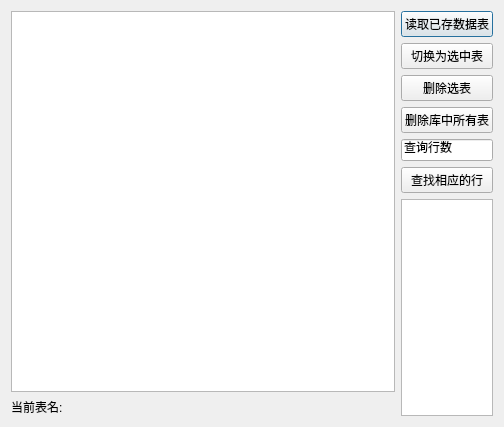
<?xml version="1.0" encoding="UTF-8"?>
<ui version="4.0">
 <class>Dialog</class>
 <widget class="QDialog" name="Dialog">
  <property name="geometry">
   <rect>
    <x>0</x>
    <y>0</y>
    <width>504</width>
    <height>427</height>
   </rect>
  </property>
  <property name="windowTitle">
   <string>Dialog</string>
  </property>
  <layout class="QHBoxLayout" name="horizontalLayout">
   <item>
    <layout class="QVBoxLayout" name="verticalLayout_2">
     <item>
      <widget class="QTableWidget" name="tableWidget_recTab"/>
     </item>
     <item>
      <widget class="QLabel" name="label_nowTableName">
       <property name="text">
        <string>当前表名:</string>
       </property>
      </widget>
     </item>
    </layout>
   </item>
   <item>
    <layout class="QVBoxLayout" name="verticalLayout">
     <item>
      <widget class="QPushButton" name="pushButton_loadSqlData">
       <property name="text">
        <string>读取已存数据表</string>
       </property>
      </widget>
     </item>
     <item>
      <widget class="QPushButton" name="pushButton_togglaSqlData">
       <property name="text">
        <string>切换为选中表</string>
       </property>
      </widget>
     </item>
     <item>
      <widget class="QPushButton" name="pushButton_dropSqlData">
       <property name="text">
        <string>删除选表</string>
       </property>
      </widget>
     </item>
     <item>
      <widget class="QPushButton" name="pushButton_dropSqlAllData">
       <property name="text">
        <string>删除库中所有表</string>
       </property>
      </widget>
     </item>
     <item>
      <widget class="QLineEdit" name="lineEdit_FindRowInfo">
       <property name="sizePolicy">
        <sizepolicy hsizetype="Ignored" vsizetype="Fixed">
         <horstretch>0</horstretch>
         <verstretch>0</verstretch>
        </sizepolicy>
       </property>
       <property name="text">
        <string>查询行数</string>
       </property>
      </widget>
     </item>
     <item>
      <widget class="QPushButton" name="pushButton_findRow">
       <property name="sizePolicy">
        <sizepolicy hsizetype="Ignored" vsizetype="Fixed">
         <horstretch>0</horstretch>
         <verstretch>0</verstretch>
        </sizepolicy>
       </property>
       <property name="text">
        <string>查找相应的行</string>
       </property>
      </widget>
     </item>
     <item>
      <widget class="QListView" name="listView_cameraParm">
       <property name="sizePolicy">
        <sizepolicy hsizetype="Ignored" vsizetype="Expanding">
         <horstretch>0</horstretch>
         <verstretch>0</verstretch>
        </sizepolicy>
       </property>
      </widget>
     </item>
    </layout>
   </item>
  </layout>
 </widget>
 <resources/>
 <connections/>
</ui>
